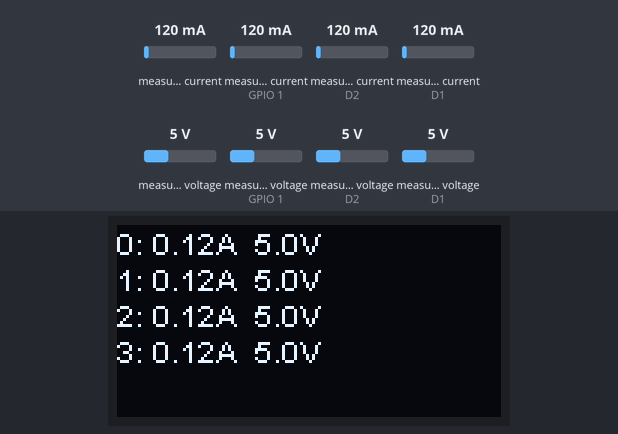
Bench run of a sketch on a simulated ESP8266 (Wemos D1 mini). Parts: 128×64 one-colour display. The inputs (shaded band) are chosen by the test bench; at power-on: measured current 120 mA, measured current (sensors on GPIO 1, D2, D1) 120 mA, measured voltage 5 V, measured voltage (sensors on GPIO 1, D2, D1) 5 V.

Above: at 2.7 s.
2.8 s: measured current (sensor 0) set to 40 mA
At 4.8 s:
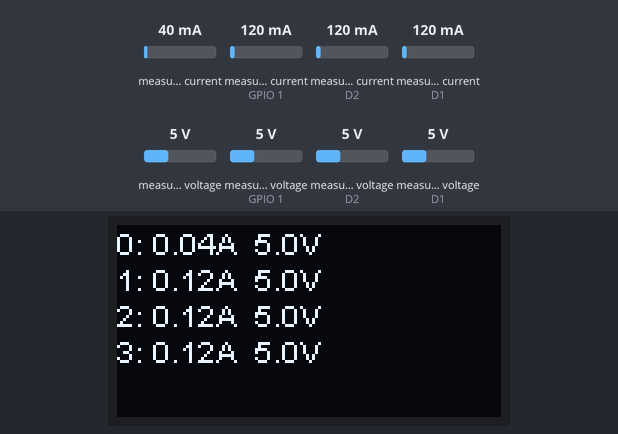
5.1 s: measured current (sensor on GPIO 1) set to 40 mA
At 6.8 s:
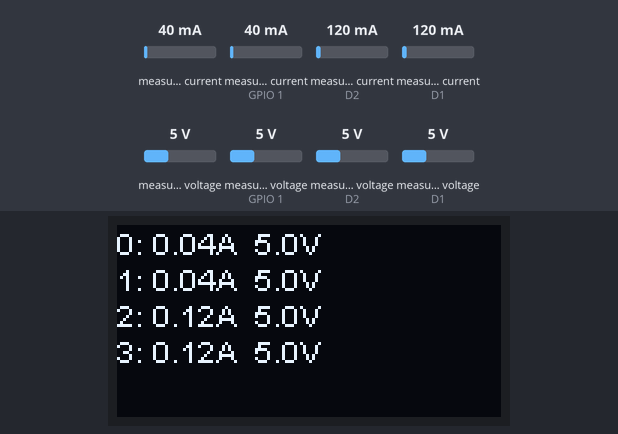
7.1 s: measured current (sensor on D2) set to 40 mA
At 8.9 s:
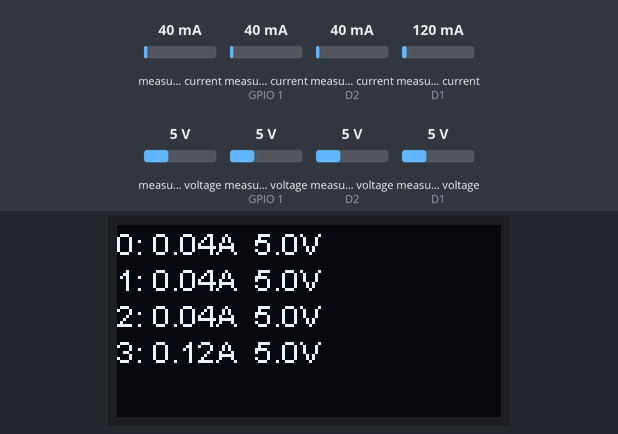
9.2 s: measured current (sensor on D1) set to 40 mA
At 10.1 s:
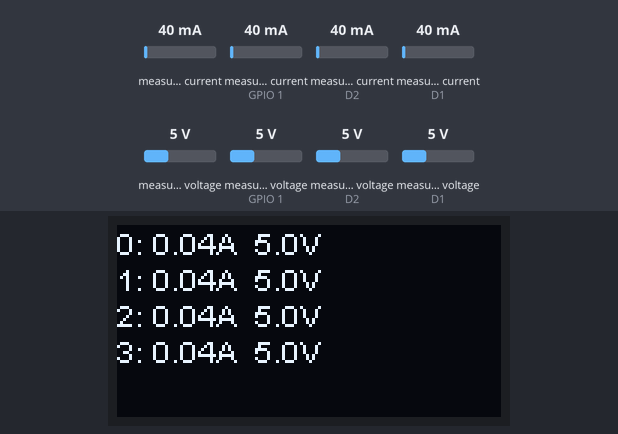
11.2 s: measured voltage (sensor 0) set to 0.3 V
At 12.3 s:
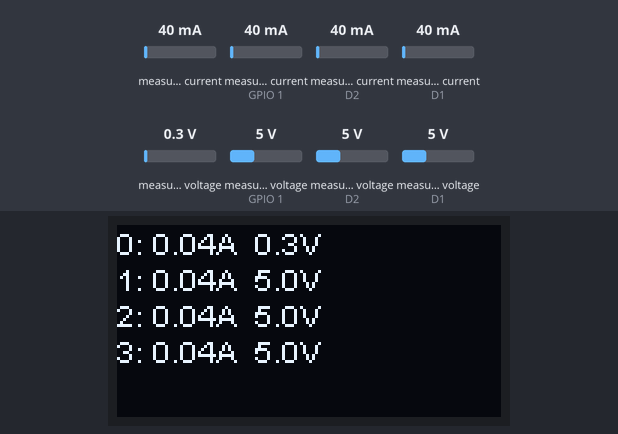
13.3 s: measured voltage (sensor on GPIO 1) set to 0.3 V
At 14.4 s:
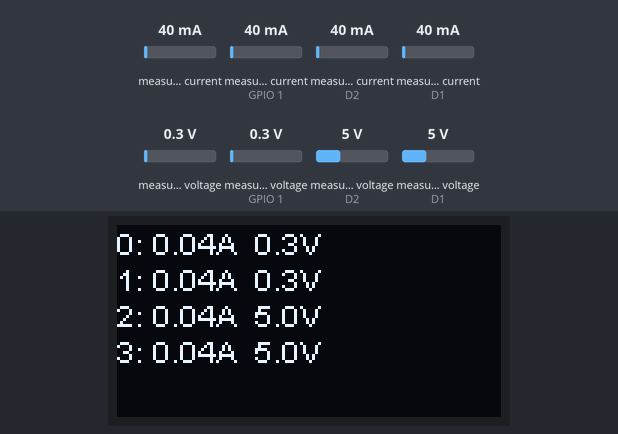
Timing chart, 0 to 16.3 s (numbered marks = the images above; inputs shaded):
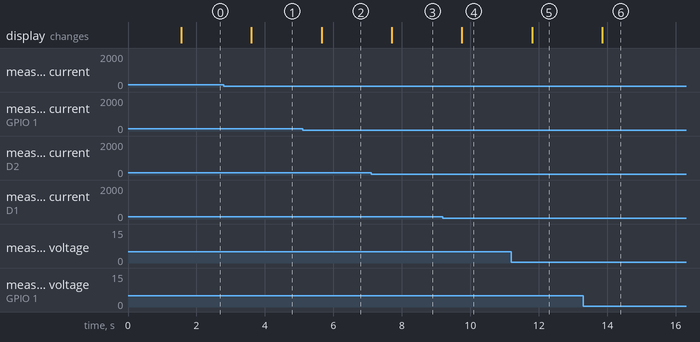

Measured:
- after the input at 2.8 s, the display: changes after 0.80 s (image 1)
- after the input at 5.1 s, the display: changes after 0.55 s (image 2)
- after the input at 7.1 s, the display: changes after 0.60 s (image 3)
- after the input at 9.2 s, the display: changes after 0.56 s (image 4)
- after the input at 11.2 s, the display: changes after 0.61 s (image 5)
- after the input at 13.3 s, the display: changes after 0.56 s (image 6)

The sketch:

wemos_d1_oled.ino
```cpp
#include <Wire.h>
#include <SH1106Wire.h>       // Von ESP8266-OLED Bibliothek https://github.com/ThingPulse/esp8266-oled-ssd1306
#include <INA226.h>       	  // https://github.com/RobTillaart/INA226

// Display: SH1106 128x64, I2C, Adresse 0x3C
SH1106Wire display(0x3C, D2, D1);  // SDA = D2, SCL = D1

// INA226 Sensoren
INA226 INA0(0x40);
INA226 INA1(0x41);
INA226 INA2(0x44);
INA226 INA3(0x45);

void setup() {
  Serial.begin(115200);
  Wire.begin(D2, D1);  // Sicherstellen, dass I2C korrekt gesetzt ist

  // Display initialisieren
  display.init();
  //display.flipScreenVertically();   // 180° drehen
  display.setFont(ArialMT_Plain_10);
  display.setTextAlignment(TEXT_ALIGN_LEFT);

  display.clear();
  display.drawString(0, 0, "INA226 Strom & Spannung");
  display.display();
  delay(1500);

  // INA226 initialisieren
  if (!INA0.begin()) Serial.println("INA0 Fehler");
  if (!INA1.begin()) Serial.println("INA1 Fehler");
  if (!INA2.begin()) Serial.println("INA2 Fehler");
  if (!INA3.begin()) Serial.println("INA3 Fehler");

  INA0.setMaxCurrentShunt(20, 0.002);
  INA1.setMaxCurrentShunt(20, 0.002);
  INA2.setMaxCurrentShunt(20, 0.002);
  INA3.setMaxCurrentShunt(20, 0.002);
}

void loop() {
  float c0 = INA0.getCurrent_mA();
  float c00 = c0 / 1000.0;          // Umrechnung in A
  float v0 = INA0.getBusVoltage();
  float c1 = INA1.getCurrent_mA();
  float c11 = c1 / 1000.0;          // Umrechnung in A
  float v1 = INA1.getBusVoltage();
  float c2 = INA2.getCurrent_mA();
  float c22 = c2 / 1000.0;          // Umrechnung in A
  float v2 = INA2.getBusVoltage();
  float c3 = INA3.getCurrent_mA();
  float c33 = c3 / 1000.0;          // Umrechnung in A
  float v3 = INA3.getBusVoltage();

  display.clear();

  display.drawString(0, 0,  "0: " + String(c00, 2) + "A  " + String(v0, 1) + "V");
  display.drawString(0, 12, "1: " + String(c11, 2) + "A  " + String(v1, 1) + "V");
  display.drawString(0, 24, "2: " + String(c22, 2) + "A  " + String(v2, 1) + "V");
  display.drawString(0, 36, "3: " + String(c33, 2) + "A  " + String(v3, 1) + "V");

  display.display();
  delay(1000);
}
```
